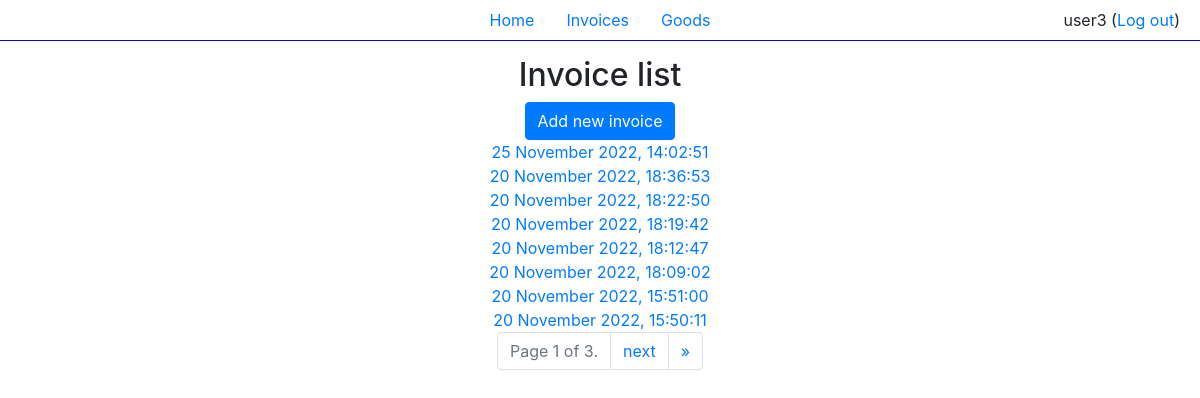
Screenshot of /invoice_list/ (signed in) with the database file from the repository.
### shop/models.py (models this page shows, shortened)
class Invoice(models.Model):
    author = models.ForeignKey(User, on_delete=models.DO_NOTHING)
    comment = models.CharField(max_length=250, default='Simple sale', null=True, blank=True)
    created_at = models.DateTimeField(auto_now_add=True)
    def get_absolute_url(self):
        return reverse('invoice_detail', kwargs={'invoice_id': self.pk})
    class Meta:
        ordering = ('-pk',)

### shop/views.py (the view)
# urls.py: path('invoice_list/', InvoiceListView.as_view(), name='invoice_list'),
class InvoiceListView(ListView):
	model = Invoice
	template_name = 'shop/invoice_list.html'
	paginate_by = 8

### shop/templates/shop/invoice_list.html (shortened to what this page needs)
{% extends 'shop/base.html' %}
{%block content%}
<h2>Invoice list</h2>
<a href="{% url 'invoice_create' %}"><button type="button" class="btn btn-primary">Add new invoice</button></a> <br>
  {% for invoice in page_obj %}
    <a href="{{ invoice.get_absolute_url }}">{{ invoice.created_at|date:"d F o, H:i:s" }}</a><br>
  {% endfor %}
<nav aria-label="Page navigation example">
  <ul class="pagination justify-content-center">
        <li class="page-item disabled">
          <a class="page-link" href="#" tabindex="-1">Page {{ page_obj.number }} of {{ page_obj.paginator.num_pages }}.</a>
        </li>
        {% if page_obj.has_next %}
            <li class="page-item"><a class="page-link" href="?page={{ page_obj.next_page_number }}">next</a></li>
            <li class="page-item"><a class="page-link" href="?page={{ page_obj.paginator.num_pages }}">&raquo;</a></li>
        {% endif %}
  </ul>
</nav>
{% endblock %}

### shop/templates/shop/base.html (shortened to what this page needs)
<link rel="stylesheet" href="https://cdn.jsdelivr.net/npm/bootstrap@4.0.0/dist/css/bootstrap.min.css">
<ul class="nav justify-content-center" style="border-bottom: 1px solid blue">
  <li class="nav-item">
    <a class="nav-link active" href="{% url 'home' %}">Home</a>
  </li>
  <li class="nav-item">
    <a class="nav-link active" href="{% url 'invoice_list' %}">Invoices</a>
  </li>
  <li class="nav-item">
    <a class="nav-link" href="{% url 'goods_list' %}">Goods</a>
  </li>
  <li style="position: absolute; top: 8px; right: 20px">
    {% if request.user.is_authenticated %}
      {{ request.user }} (<a href="{% url 'logout' %}">Log out</a>)
    {% else %}
      <a href="{% url 'login' %}">Log in</a> or <a href="{% url 'register' %}">register</a>
    {% endif %}
  </li>
</ul>
<body>
  <div class="center">
    {% block content %}
    {% endblock %}
  </div>
</body>

### shop/templates/shop/base.html (style rules this page uses)
.center { margin: auto; padding-top: 15px; width: 100%; text-align:center; }

### rows the page displays
Invoice: created_at "25 November 2022, 14:02:51"
Invoice: created_at "20 November 2022, 18:36:53"
Invoice: created_at "20 November 2022, 18:22:50"
Invoice: created_at "20 November 2022, 18:19:42"
Invoice: created_at "20 November 2022, 18:12:47"
Invoice: created_at "20 November 2022, 18:09:02"
Invoice: created_at "20 November 2022, 15:51:00"
Invoice: created_at "20 November 2022, 15:50:11"

### other values shown
{{ request.user }} "user3"
{{ page_obj.number }} "1"
{{ page_obj.paginator.num_pages }} "3"
